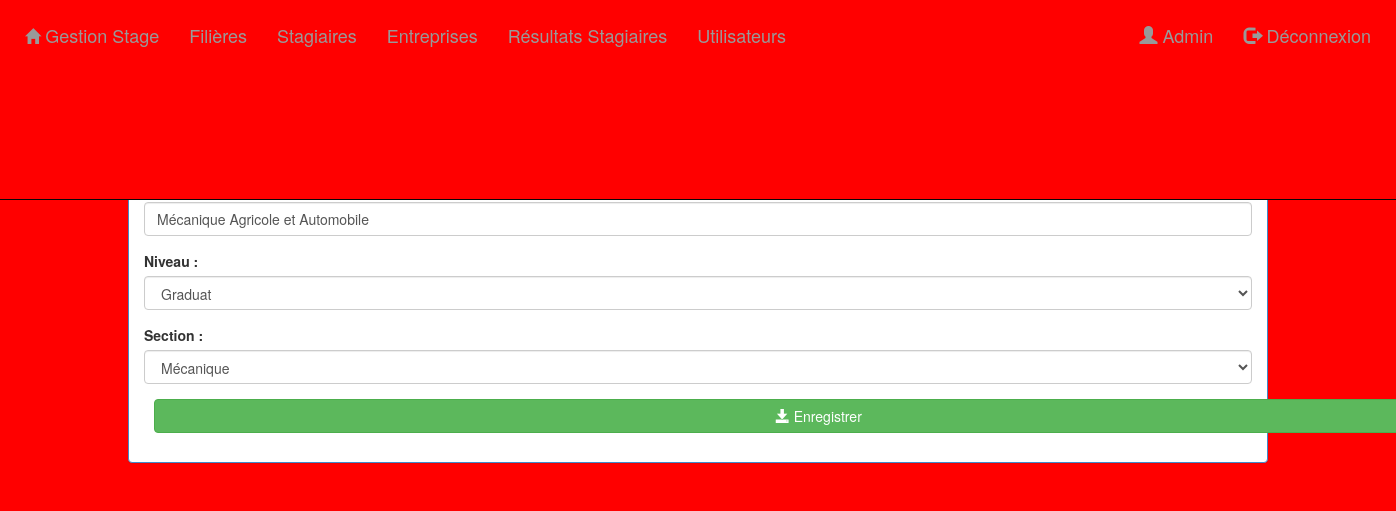
Page /views/editerFiliere.php?idF=3 (signed in) on the committed database.
### tables this page shows
CREATE TABLE IF NOT EXISTS `filiere` (
  `idF` int(11) NOT NULL AUTO_INCREMENT,
  `nomF` varchar(255) NOT NULL,
  `section` varchar(255) NOT NULL,
  `niveau` varchar(255) NOT NULL,
  PRIMARY KEY (`idF`)
);

### views/editerFiliere.php (the view, shortened to what this page needs)
<?php
    require_once('../bd/connexion.php');
    $idf = isset($_GET['idF'])?$_GET['idF']:0;
    $requete = "select * from filiere where idF=$idf";
    $resultat = $pdo->query($requete);
    $filiere = $resultat->fetch();
    $nomf = $filiere['nomF'];
    $niveau = $filiere['niveau'];
    $section =$filiere['section'];
?>
<html>
    <head>
        <link rel="stylesheet" type="text/css" href="../css/bootstrap.min.css">
    </head>
    <body>
        <?php include("menu.php") ?>
        <div class="container">
            <div class="panel panel-primary" style="margin-top: 80px;">
                <div class="panel-heading">Edition de la nouvelle filière : </div>
                <div class="panel-body">
                    <form method="post" action="../traitement/updateFiliere.php" class="form">
                        <div class="form-group">
                            <label for="idF">id de la filière : <?php echo $idf ?></label>
                        </div>
                        <div class="form-group">
                            <label for="nomF">Nom de la filière</label>
                            <input type="text" name="nomF" placeholder="Taper le nom de la filière"
                                   class="form-control" id="nomF" value = "<?php echo $nomf ?>"/>
                        </div>
                        <label for="niveau"> Niveau : </label>
                        <div class="form-group">
                             <select name="niveau" class="form-control" id="niveau">
                                <option value="Graduat" <?php if($niveau=="Graduat") echo "selected" ?>>Graduat</option>
                            </select>
                        </div>
                        <label for="section"> Section : </label>
                        <div class="form-group">
                             <select name="section" class="form-control" id="section">
                                <option value="Mécanique" <?php if($section=="Mécanique") echo "selected" ?>>Mécanique</option>
                            </select>
                        </div>
                        <button type="submit" class="btn btn-success">
                            <span class="glyphicon glyphicon-save"> </span> Enregistrer
                        </button>
                    </form>
                </div>
            </div>
        </div>
    </body>
</html>

### css/Menu.css (style rules this page uses)
button { width: 120%; margin-left: 10px; outline: none; }
body { background-color:red !important; }

### rows in the picture
filiere: nomF "Mécanique Agricole et Automobile", niveau "Graduat", section "Mécanique"

### other values in the picture
$_SESSION['user']['username'] "Admin"
